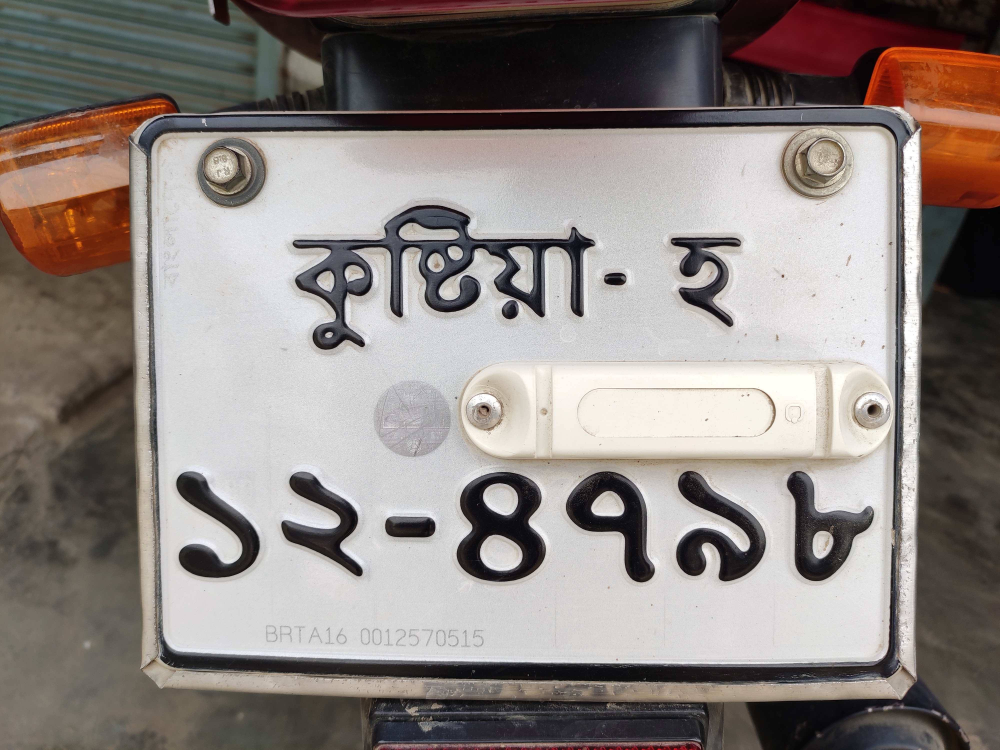
#> input picture lc/10.jpg, 4000 x 3000 px (shown at 1/4 size)
$ python transform.py
#> lines starting #> are read from the running program, lines starting #| are printed output that depends on the picture
import cv2
import numpy as np
import matplotlib.pyplot as plt

# [11 lines of commented-out code are left out]

image=cv2.imread("lc//10.jpg")
#> image is the input picture: shape (3000, 4000, 3); mean B, G, R 129, 132.9, 141.4
image = cv2.resize(image, (960, 720))
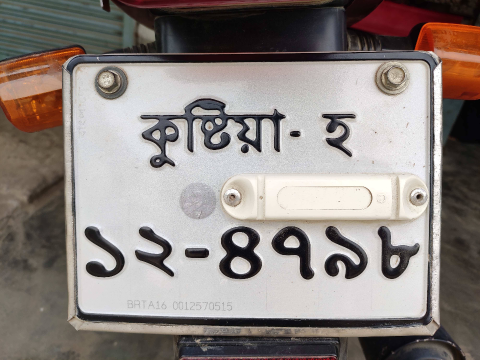
#> image: shape (720, 960, 3) (shown at 1/2 size); mean B, G, R 128.9, 132.8, 141.3


def equalize_light(image, limit=3, grid=(7, 7), gray=False):

#> called with limit = 3, grid = (7, 7), gray = False
    if len(image.shape) == 2:
        image = cv2.cvtColor(image, cv2.COLOR_GRAY2BGR)
        gray = True

    clahe = cv2.createCLAHE(clipLimit=limit, tileGridSize=grid)
    lab = cv2.cvtColor(image, cv2.COLOR_BGR2LAB)
#> lab: shape (720, 960, 3); mean of channels 0, 1, 2 139.3, 130.9, 131.7
    l, a, b = cv2.split(lab)
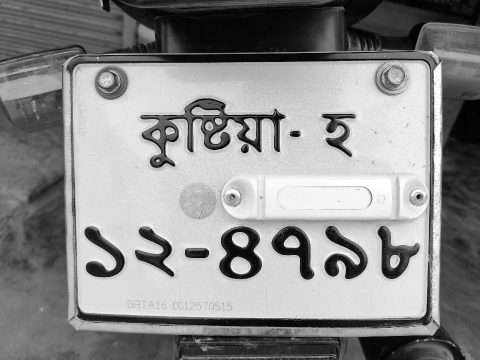
#> l: shape (720, 960) (shown at 1/2 size); min 0, max 255, mean 139.3
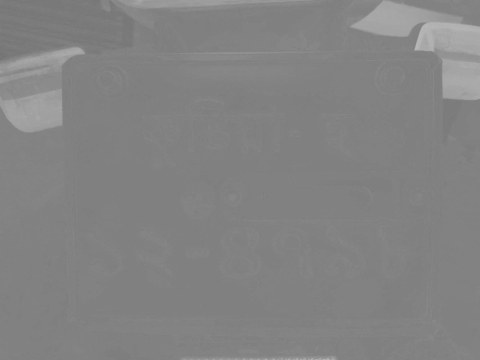
#> a: shape (720, 960) (shown at 1/2 size); min 114, max 195, mean 130.9

    cl = clahe.apply(l)
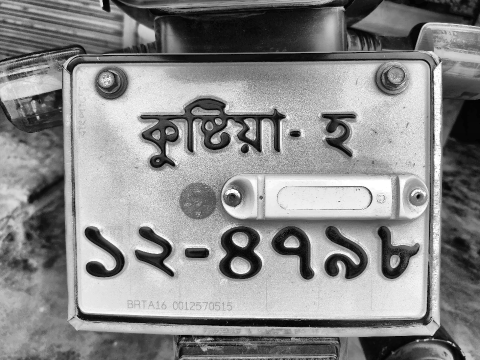
#> cl: shape (720, 960) (shown at 1/2 size); min 0, max 255, mean 137.6
    limg = cv2.merge((cl, a, b))
#> limg: shape (720, 960, 3); mean of channels 0, 1, 2 137.6, 130.9, 131.7

    image = cv2.cvtColor(limg, cv2.COLOR_LAB2BGR)
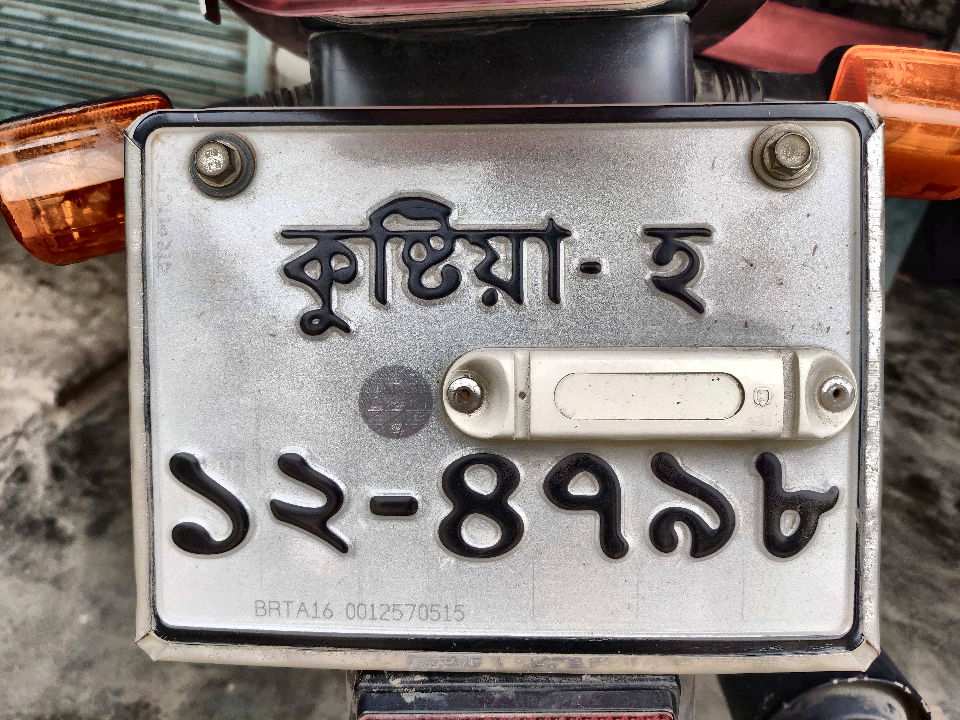
#> image: shape (720, 960, 3); mean B, G, R 126.5, 130.6, 139
    if gray:
        image = cv2.cvtColor(image, cv2.COLOR_BGR2GRAY)

    return np.uint8(image)
eq = equalize_light(image)
cv2.imshow("asd",eq)
cv2.waitKey(0)

$ run again, with lc/1.jpg copied over lc/10.jpg
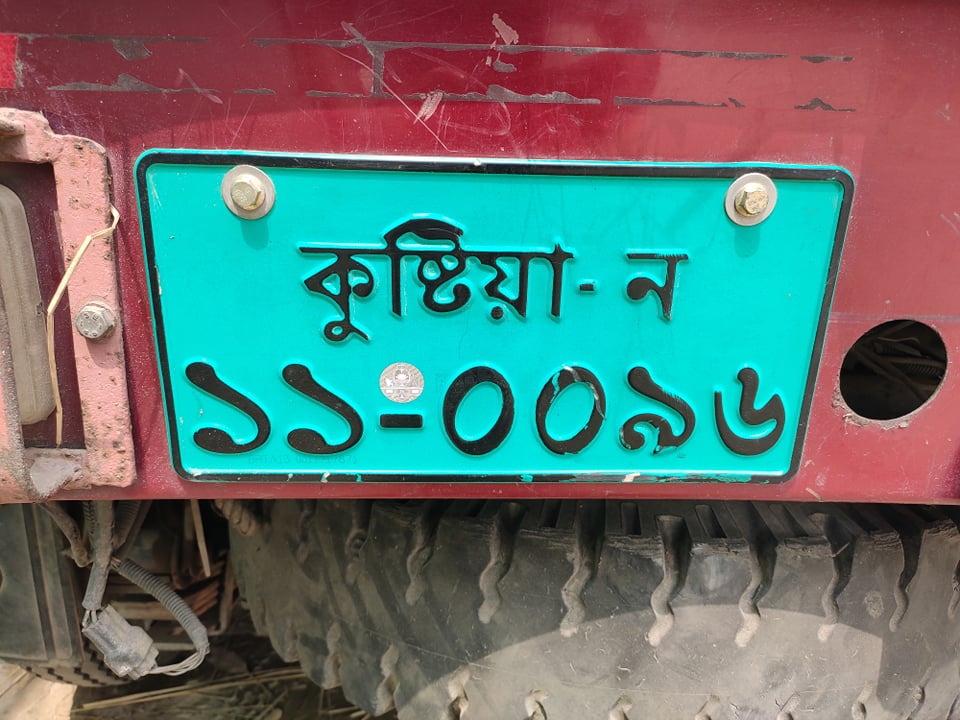
#> input picture lc/1.jpg, 960 x 720 px
#> image is the input picture: shape (720, 960, 3); mean B, G, R 113.5, 116.9, 96
#> lab: shape (720, 960, 3); mean of channels 0, 1, 2 126.7, 128.9, 132.8
#> in equalize_light, `cl = clahe.apply(l)`:
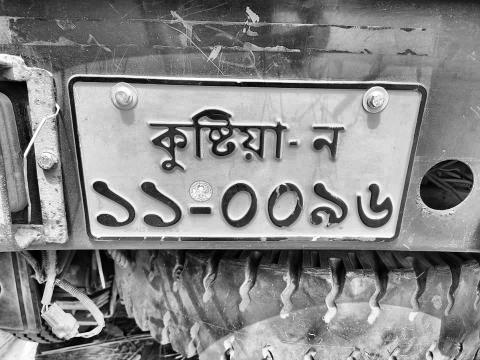
#> cl: shape (720, 960) (shown at 1/2 size); min 0, max 255, mean 135.5
#> limg: shape (720, 960, 3); mean of channels 0, 1, 2 135.5, 128.9, 132.8
#> in equalize_light, `image = cv2.cvtColor(limg, cv2.COLOR_LAB2BGR)`:
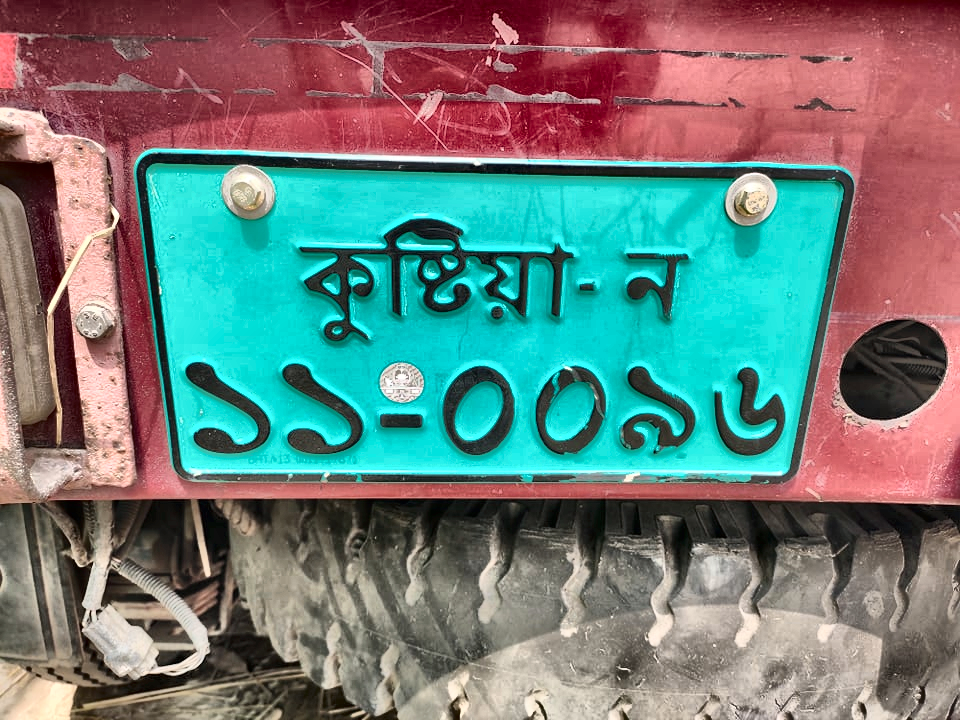
#> image: shape (720, 960, 3); mean B, G, R 122.2, 125.8, 109

$ run again, with lc/2.jpg copied over lc/10.jpg
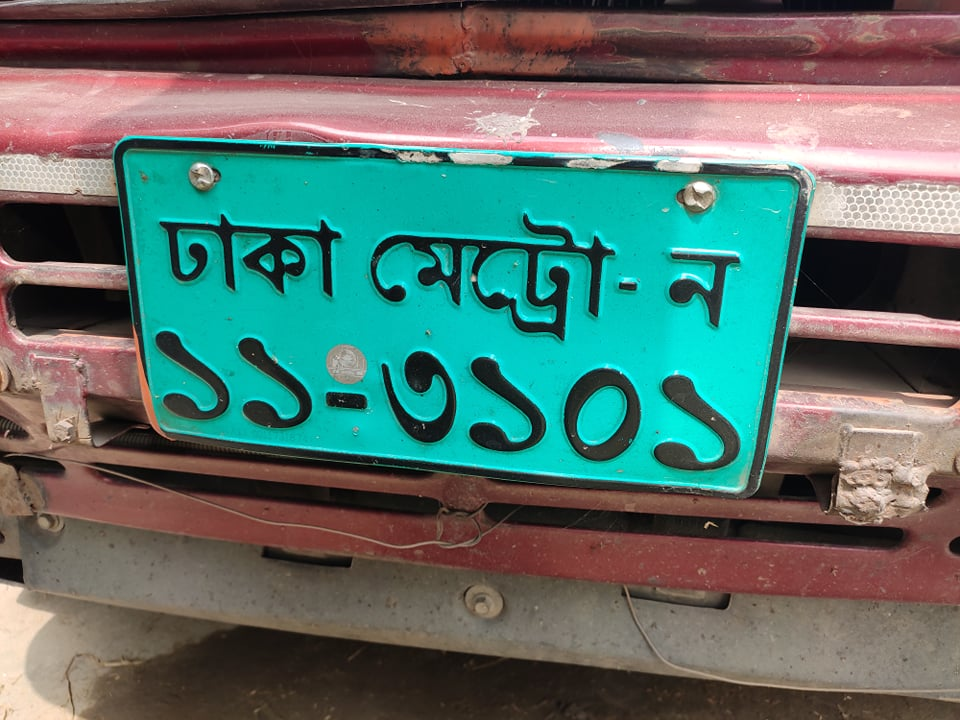
#> input picture lc/2.jpg, 960 x 720 px
#> image is the input picture: shape (720, 960, 3); mean B, G, R 105.1, 111.9, 88.6
#> lab: shape (720, 960, 3); mean of channels 0, 1, 2 117.3, 125.4, 132.4
#> in equalize_light, `cl = clahe.apply(l)`:
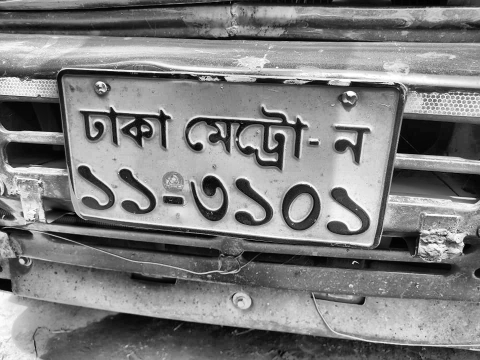
#> cl: shape (720, 960) (shown at 1/2 size); min 0, max 255, mean 127.1
#> limg: shape (720, 960, 3); mean of channels 0, 1, 2 127.1, 125.4, 132.4
#> in equalize_light, `image = cv2.cvtColor(limg, cv2.COLOR_LAB2BGR)`:
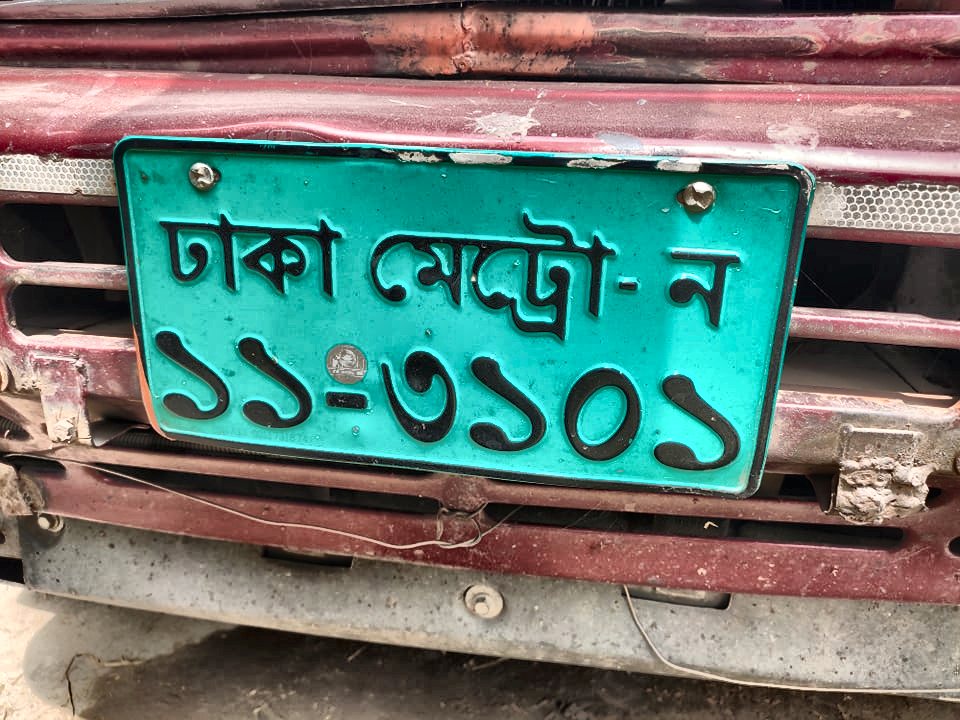
#> image: shape (720, 960, 3); mean B, G, R 114.5, 121.6, 103.7
